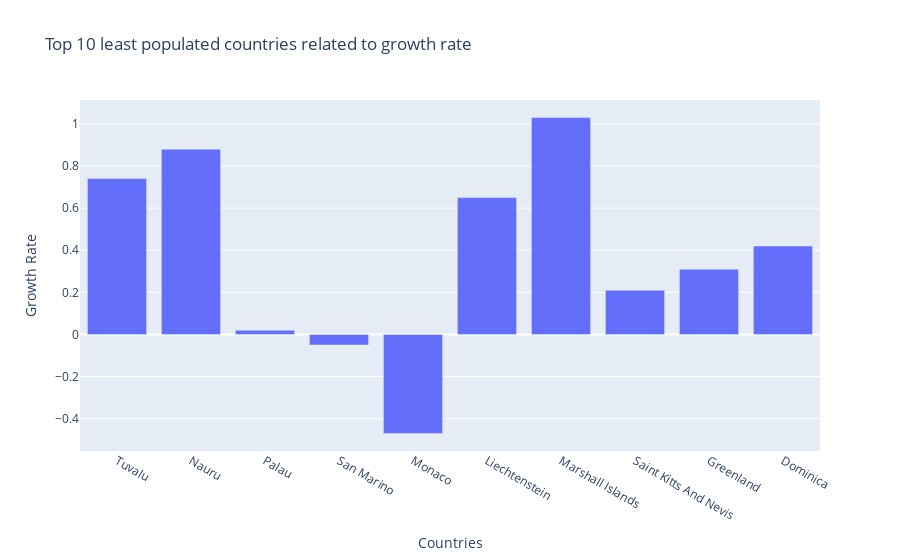

Notebook code for this chart:
### Code cell
compare = data[['current population', 'country name','growth rate']].sort_values(by="current population",ascending=True)
compare = compare.head(10)
compare.head(10)

fig = go.Figure([go.Bar(x=compare['country name'], y=compare['growth rate'])])
fig.update_layout(title="Top 10 least populated countries related to growth rate", xaxis_title="Countries",
    yaxis_title="Growth Rate")
fig.show()

### Figure 1 — Plotly figure (JSON) as saved in the notebook; plotly's stock layout.template omitted (floating-point values rounded to 4 significant figures)
{"data": [{"type": "bar", "x": ["Tuvalu", "Nauru", "Palau", "San Marino", "Monaco", "Liechtenstein", "Marshall Islands", "Saint Kitts And Nevis", "Greenland", "Dominica"], "y": [0.74, 0.88, 0.02, -0.05, -0.47, 0.65, 1.03, 0.21, 0.31, 0.42]}], "layout": {"title": {"text": "Top 10 least populated countries related to growth rate"}, "xaxis": {"title": {"text": "Countries"}}, "yaxis": {"title": {"text": "Growth Rate"}}}}
